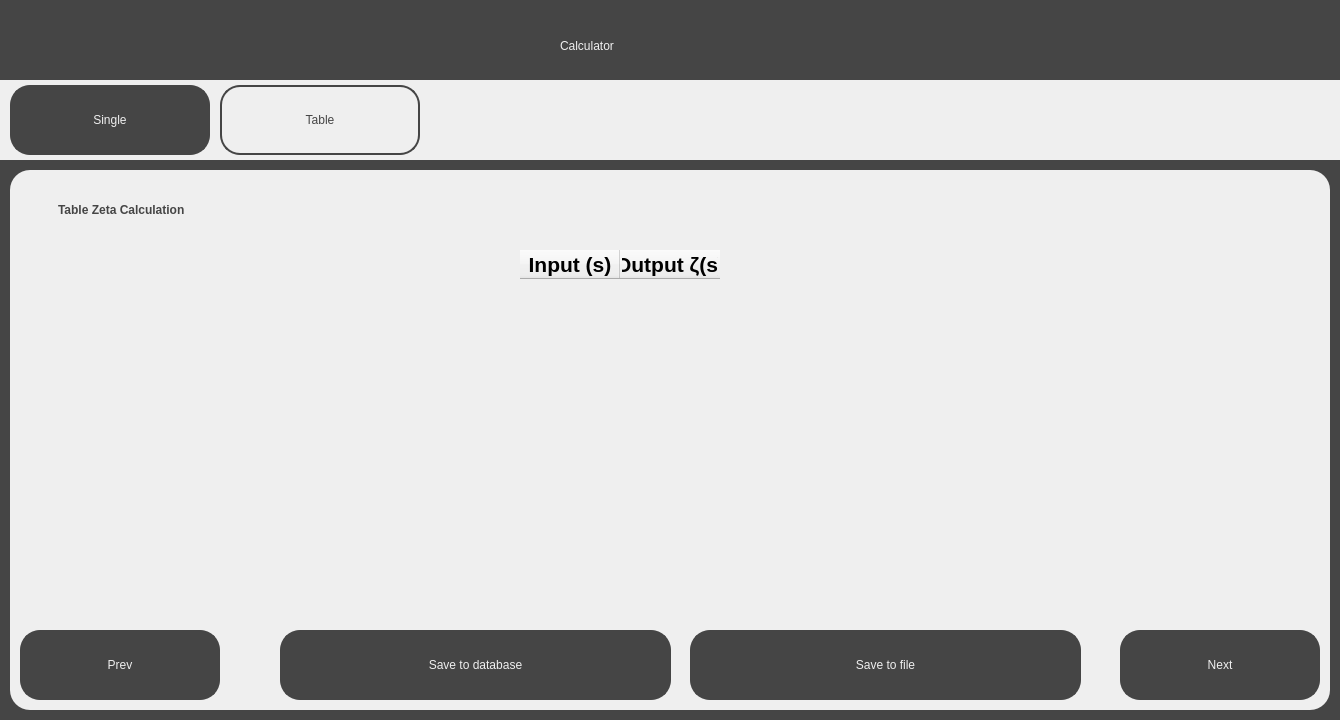
<?xml version="1.0" encoding="UTF-8"?>
<ui version="4.0">
 <class>TableCalculator2Screen</class>
 <widget class="QDialog" name="TableCalculator2Screen">
  <property name="geometry">
   <rect>
    <x>0</x>
    <y>0</y>
    <width>1340</width>
    <height>720</height>
   </rect>
  </property>
  <property name="windowTitle">
   <string>Visualising the Riemann Hypothesis - Calculator</string>
  </property>
  <property name="sizeGripEnabled">
   <bool>false</bool>
  </property>
  <widget class="QWidget" name="widget" native="true">
   <property name="geometry">
    <rect>
     <x>0</x>
     <y>0</y>
     <width>1340</width>
     <height>720</height>
    </rect>
   </property>
   <property name="styleSheet">
    <string notr="true">background-color: rgb(69, 69, 69);</string>
   </property>
   <widget class="QLabel" name="Title">
    <property name="geometry">
     <rect>
      <x>560</x>
      <y>20</y>
      <width>221</width>
      <height>51</height>
     </rect>
    </property>
    <property name="styleSheet">
     <string notr="true">font: 36pt &quot;Sans Serif&quot;; color:rgb(239, 239, 239)</string>
    </property>
    <property name="text">
     <string>Calculator</string>
    </property>
   </widget>
   <widget class="QWidget" name="TabBar" native="true">
    <property name="geometry">
     <rect>
      <x>0</x>
      <y>80</y>
      <width>1340</width>
      <height>80</height>
     </rect>
    </property>
    <property name="styleSheet">
     <string notr="true">background-color: rgb(239, 239, 239);</string>
    </property>
    <widget class="QPushButton" name="SingleTab">
     <property name="geometry">
      <rect>
       <x>10</x>
       <y>5</y>
       <width>200</width>
       <height>70</height>
      </rect>
     </property>
     <property name="cursor">
      <cursorShape>PointingHandCursor</cursorShape>
     </property>
     <property name="styleSheet">
      <string notr="true">border: 2px solid;
border-radius: 20px;
border-color:rgb(69, 69, 69);
background-color: rgb(69, 69,69);
font: 36pt &quot;Sans Serif&quot;; color:rgb(239, 239, 239);
</string>
     </property>
     <property name="text">
      <string>Single</string>
     </property>
    </widget>
    <widget class="QPushButton" name="TableTab">
     <property name="geometry">
      <rect>
       <x>220</x>
       <y>5</y>
       <width>200</width>
       <height>70</height>
      </rect>
     </property>
     <property name="cursor">
      <cursorShape>PointingHandCursor</cursorShape>
     </property>
     <property name="styleSheet">
      <string notr="true">border: 2px solid;
border-radius: 20px;
border-color:rgb(69, 69, 69);
background-color: rgb(239, 239, 239);
font: 36pt &quot;Sans Serif&quot;; color:rgb(69, 69, 69);
</string>
     </property>
     <property name="text">
      <string>Table</string>
     </property>
    </widget>
   </widget>
   <widget class="QWidget" name="MainWidget" native="true">
    <property name="geometry">
     <rect>
      <x>10</x>
      <y>170</y>
      <width>1320</width>
      <height>540</height>
     </rect>
    </property>
    <property name="styleSheet">
     <string notr="true">background-color: rgb(239, 239, 239);
border-radius: 20px;</string>
    </property>
    <widget class="QPushButton" name="PrevButton">
     <property name="geometry">
      <rect>
       <x>10</x>
       <y>460</y>
       <width>200</width>
       <height>70</height>
      </rect>
     </property>
     <property name="cursor">
      <cursorShape>PointingHandCursor</cursorShape>
     </property>
     <property name="styleSheet">
      <string notr="true">border: 2px solid;
border-radius: 20px;
border-color:rgb(69, 69, 69);
background-color: rgb(69, 69, 69);
font: 36pt &quot;Sans Serif&quot;; color:rgb(239, 239, 239);
</string>
     </property>
     <property name="text">
      <string>Prev</string>
     </property>
    </widget>
    <widget class="QPushButton" name="NextButton">
     <property name="geometry">
      <rect>
       <x>1110</x>
       <y>460</y>
       <width>200</width>
       <height>70</height>
      </rect>
     </property>
     <property name="cursor">
      <cursorShape>PointingHandCursor</cursorShape>
     </property>
     <property name="styleSheet">
      <string notr="true">border: 2px solid;
border-radius: 20px;
border-color:rgb(69, 69, 69);
background-color: rgb(69, 69, 69);
font: 36pt &quot;Sans Serif&quot;; color:rgb(239, 239, 239);
</string>
     </property>
     <property name="text">
      <string>Next</string>
     </property>
    </widget>
    <widget class="QLabel" name="SubTitleText">
     <property name="geometry">
      <rect>
       <x>40</x>
       <y>20</y>
       <width>381</width>
       <height>41</height>
      </rect>
     </property>
     <property name="styleSheet">
      <string notr="true">font: 25pt &quot;Sans Serif&quot;; color:rgb(69, 69, 69);
background-color: rgb(239, 239, 239); padding: 5px;</string>
     </property>
     <property name="text">
      <string>&lt;html&gt;&lt;head/&gt;&lt;body&gt;&lt;p&gt;&lt;span style=&quot; font-weight:600;&quot;&gt;Table Zeta Calculation&lt;/span&gt;&lt;/p&gt;&lt;/body&gt;&lt;/html&gt;</string>
     </property>
    </widget>
    <widget class="QLabel" name="ErrorLabel">
     <property name="geometry">
      <rect>
       <x>400</x>
       <y>410</y>
       <width>541</width>
       <height>61</height>
      </rect>
     </property>
     <property name="styleSheet">
      <string notr="true">color: rgb(255, 0, 0);
font: 18pt &quot;Sans Serif&quot;;</string>
     </property>
     <property name="text">
      <string>&lt;html&gt;&lt;head/&gt;&lt;body&gt;&lt;p align=&quot;center&quot;&gt;&lt;br/&gt;&lt;/p&gt;&lt;/body&gt;&lt;/html&gt;</string>
     </property>
    </widget>
    <widget class="QTableWidget" name="ZetaTable">
     <property name="geometry">
      <rect>
       <x>510</x>
       <y>80</y>
       <width>300</width>
       <height>341</height>
      </rect>
     </property>
     <column>
      <property name="text">
       <string>Input (s)</string>
      </property>
      <property name="font">
       <font>
        <pointsize>16</pointsize>
        <weight>75</weight>
        <bold>true</bold>
       </font>
      </property>
      <property name="textAlignment">
       <set>AlignCenter</set>
      </property>
     </column>
     <column>
      <property name="text">
       <string>Output ζ(s)</string>
      </property>
      <property name="font">
       <font>
        <pointsize>16</pointsize>
        <weight>75</weight>
        <bold>true</bold>
       </font>
      </property>
      <property name="textAlignment">
       <set>AlignCenter</set>
      </property>
     </column>
    </widget>
    <widget class="QPushButton" name="DatabaseButton">
     <property name="geometry">
      <rect>
       <x>270</x>
       <y>460</y>
       <width>391</width>
       <height>70</height>
      </rect>
     </property>
     <property name="cursor">
      <cursorShape>PointingHandCursor</cursorShape>
     </property>
     <property name="styleSheet">
      <string notr="true">border: 2px solid;
border-radius: 20px;
border-color:rgb(69, 69, 69);
background-color: rgb(69, 69, 69);
font: 36pt &quot;Sans Serif&quot;; color:rgb(239, 239, 239);
</string>
     </property>
     <property name="text">
      <string>Save to database</string>
     </property>
    </widget>
    <widget class="QPushButton" name="FileButton">
     <property name="geometry">
      <rect>
       <x>680</x>
       <y>460</y>
       <width>391</width>
       <height>70</height>
      </rect>
     </property>
     <property name="cursor">
      <cursorShape>PointingHandCursor</cursorShape>
     </property>
     <property name="styleSheet">
      <string notr="true">border: 2px solid;
border-radius: 20px;
border-color:rgb(69, 69, 69);
background-color: rgb(69, 69, 69);
font: 36pt &quot;Sans Serif&quot;; color:rgb(239, 239, 239);
</string>
     </property>
     <property name="text">
      <string>Save to file</string>
     </property>
    </widget>
   </widget>
  </widget>
 </widget>
 <resources/>
 <connections/>
</ui>
